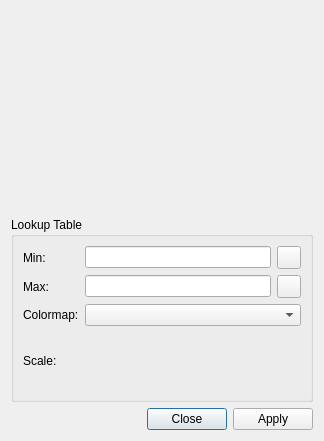
<?xml version="1.0" encoding="UTF-8"?>
<ui version="4.0">
 <class>LUTCustomizerDialog</class>
 <widget class="QDialog" name="LUTCustomizerDialog">
  <property name="geometry">
   <rect>
    <x>0</x>
    <y>0</y>
    <width>324</width>
    <height>441</height>
   </rect>
  </property>
  <property name="windowTitle">
   <string>LUT Customizer</string>
  </property>
  <layout class="QVBoxLayout" name="verticalLayout">
   <item>
    <widget class="QCustomPlot" name="plot" native="true">
     <property name="minimumSize">
      <size>
       <width>300</width>
       <height>200</height>
      </size>
     </property>
    </widget>
   </item>
   <item>
    <widget class="QGroupBox" name="groupLut">
     <property name="title">
      <string>Lookup Table</string>
     </property>
     <layout class="QGridLayout" name="gridLayout">
      <item row="1" column="0">
       <widget class="QLabel" name="label_2">
        <property name="text">
         <string>Max:</string>
        </property>
        <property name="buddy">
         <cstring>lineMax</cstring>
        </property>
       </widget>
      </item>
      <item row="2" column="0">
       <widget class="QLabel" name="label_3">
        <property name="text">
         <string>Colormap:</string>
        </property>
        <property name="buddy">
         <cstring>comboLut</cstring>
        </property>
       </widget>
      </item>
      <item row="0" column="1">
       <widget class="QLineEdit" name="lineMin"/>
      </item>
      <item row="3" column="0">
       <widget class="QLabel" name="label_4">
        <property name="text">
         <string>Scale:</string>
        </property>
        <property name="buddy">
         <cstring>comboScale</cstring>
        </property>
       </widget>
      </item>
      <item row="1" column="1">
       <widget class="QLineEdit" name="lineMax"/>
      </item>
      <item row="0" column="0">
       <widget class="QLabel" name="label">
        <property name="text">
         <string>Min:</string>
        </property>
        <property name="buddy">
         <cstring>lineMin</cstring>
        </property>
       </widget>
      </item>
      <item row="2" column="1" colspan="2">
       <widget class="QComboBox" name="comboLut"/>
      </item>
      <item row="3" column="1" colspan="2">
       <widget class="SegmentedToggle" name="comboScale" native="true"/>
      </item>
      <item row="0" column="2">
       <widget class="QToolButton" name="btnResetMin"/>
      </item>
      <item row="1" column="2">
       <widget class="QToolButton" name="btnResetMax"/>
      </item>
     </layout>
    </widget>
   </item>
   <item>
    <widget class="QDialogButtonBox" name="buttonBox">
     <property name="orientation">
      <enum>Qt::Orientation::Horizontal</enum>
     </property>
     <property name="standardButtons">
      <set>QDialogButtonBox::StandardButton::Apply|QDialogButtonBox::StandardButton::Close</set>
     </property>
    </widget>
   </item>
  </layout>
 </widget>
 <customwidgets>
  <customwidget>
   <class>QCustomPlot</class>
   <extends>QWidget</extends>
   <header>qcustomplot.h</header>
   <container>1</container>
  </customwidget>
  <customwidget>
   <class>SegmentedToggle</class>
   <extends>QWidget</extends>
   <header>theme/SegmentedToggle.h</header>
   <container>1</container>
  </customwidget>
 </customwidgets>
 <tabstops>
  <tabstop>lineMin</tabstop>
  <tabstop>btnResetMin</tabstop>
  <tabstop>lineMax</tabstop>
  <tabstop>btnResetMax</tabstop>
  <tabstop>comboLut</tabstop>
  <tabstop>comboScale</tabstop>
 </tabstops>
 <resources/>
 <connections>
  <connection>
   <sender>buttonBox</sender>
   <signal>accepted()</signal>
   <receiver>LUTCustomizerDialog</receiver>
   <slot>accept()</slot>
   <hints>
    <hint type="sourcelabel">
     <x>260</x>
     <y>434</y>
    </hint>
    <hint type="destinationlabel">
     <x>157</x>
     <y>274</y>
    </hint>
   </hints>
  </connection>
  <connection>
   <sender>buttonBox</sender>
   <signal>rejected()</signal>
   <receiver>LUTCustomizerDialog</receiver>
   <slot>reject()</slot>
   <hints>
    <hint type="sourcelabel">
     <x>311</x>
     <y>434</y>
    </hint>
    <hint type="destinationlabel">
     <x>286</x>
     <y>274</y>
    </hint>
   </hints>
  </connection>
 </connections>
</ui>
